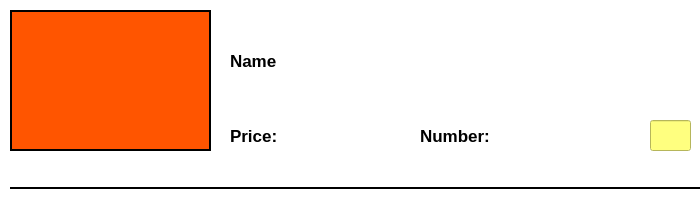
<?xml version="1.0" encoding="UTF-8"?>
<ui version="4.0">
 <class>widget_kala</class>
 <widget class="QWidget" name="widget_kala">
  <property name="geometry">
   <rect>
    <x>0</x>
    <y>0</y>
    <width>700</width>
    <height>202</height>
   </rect>
  </property>
  <property name="windowTitle">
   <string>Form</string>
  </property>
  <property name="styleSheet">
   <string notr="true">background-image: url();
background-color: rgb(255, 255, 255);</string>
  </property>
  <widget class="QLineEdit" name="lineEdit_coler">
   <property name="geometry">
    <rect>
     <x>650</x>
     <y>120</y>
     <width>41</width>
     <height>31</height>
    </rect>
   </property>
   <property name="styleSheet">
    <string notr="true">background-color: rgb(255, 255, 127);</string>
   </property>
   <property name="readOnly">
    <bool>true</bool>
   </property>
  </widget>
  <widget class="QLabel" name="label">
   <property name="geometry">
    <rect>
     <x>230</x>
     <y>120</y>
     <width>71</width>
     <height>31</height>
    </rect>
   </property>
   <property name="font">
    <font>
     <pointsize>13</pointsize>
     <bold>true</bold>
    </font>
   </property>
   <property name="styleSheet">
    <string notr="true">background-color: rgb();</string>
   </property>
   <property name="text">
    <string>Price:</string>
   </property>
  </widget>
  <widget class="QLabel" name="label_price">
   <property name="geometry">
    <rect>
     <x>310</x>
     <y>120</y>
     <width>131</width>
     <height>31</height>
    </rect>
   </property>
   <property name="font">
    <font>
     <pointsize>13</pointsize>
     <bold>true</bold>
    </font>
   </property>
   <property name="styleSheet">
    <string notr="true">color: rgb(255, 0, 0);
background-color: rgb();</string>
   </property>
   <property name="text">
    <string/>
   </property>
  </widget>
  <widget class="QLabel" name="label_name">
   <property name="geometry">
    <rect>
     <x>230</x>
     <y>20</y>
     <width>471</width>
     <height>81</height>
    </rect>
   </property>
   <property name="font">
    <font>
     <pointsize>13</pointsize>
     <bold>true</bold>
    </font>
   </property>
   <property name="styleSheet">
    <string notr="true">background-color: rgb(1);</string>
   </property>
   <property name="text">
    <string>Name</string>
   </property>
  </widget>
  <widget class="QFrame" name="frame">
   <property name="geometry">
    <rect>
     <x>10</x>
     <y>10</y>
     <width>201</width>
     <height>141</height>
    </rect>
   </property>
   <property name="styleSheet">
    <string notr="true">background-color: rgb(255, 85, 0);</string>
   </property>
   <property name="frameShape">
    <enum>QFrame::Box</enum>
   </property>
   <property name="frameShadow">
    <enum>QFrame::Plain</enum>
   </property>
   <property name="lineWidth">
    <number>2</number>
   </property>
  </widget>
  <widget class="Line" name="line">
   <property name="geometry">
    <rect>
     <x>10</x>
     <y>180</y>
     <width>691</width>
     <height>16</height>
    </rect>
   </property>
   <property name="styleSheet">
    <string notr="true">background-color: rgb();</string>
   </property>
   <property name="frameShadow">
    <enum>QFrame::Plain</enum>
   </property>
   <property name="lineWidth">
    <number>2</number>
   </property>
   <property name="orientation">
    <enum>Qt::Horizontal</enum>
   </property>
  </widget>
  <widget class="QLabel" name="label_2">
   <property name="geometry">
    <rect>
     <x>420</x>
     <y>120</y>
     <width>91</width>
     <height>31</height>
    </rect>
   </property>
   <property name="font">
    <font>
     <pointsize>13</pointsize>
     <bold>true</bold>
    </font>
   </property>
   <property name="styleSheet">
    <string notr="true">background-color: rgb();</string>
   </property>
   <property name="text">
    <string>Number:</string>
   </property>
  </widget>
  <widget class="QLabel" name="label_number">
   <property name="geometry">
    <rect>
     <x>530</x>
     <y>120</y>
     <width>111</width>
     <height>31</height>
    </rect>
   </property>
   <property name="font">
    <font>
     <pointsize>13</pointsize>
     <bold>true</bold>
    </font>
   </property>
   <property name="styleSheet">
    <string notr="true">color: rgb(255, 0, 0);
background-color: rgb();</string>
   </property>
   <property name="text">
    <string/>
   </property>
  </widget>
 </widget>
 <resources/>
 <connections/>
</ui>
